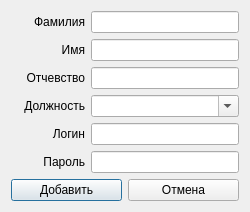
<?xml version="1.0" encoding="UTF-8"?>
<ui version="4.0">
 <class>AddEmployeeDialog</class>
 <widget class="QDialog" name="AddEmployeeDialog">
  <property name="geometry">
   <rect>
    <x>0</x>
    <y>0</y>
    <width>250</width>
    <height>210</height>
   </rect>
  </property>
  <property name="windowTitle">
   <string>Добавление сотрудника</string>
  </property>
  <property name="windowIcon">
   <iconset resource="icons.qrc">
    <normaloff>:/icons/icons/add-user.ico</normaloff>:/icons/icons/add-user.ico</iconset>
  </property>
  <layout class="QGridLayout" name="gridLayout" columnstretch="1,2">
   <item row="6" column="0" colspan="2">
    <layout class="QHBoxLayout" name="horizontalLayout">
     <item>
      <widget class="QPushButton" name="addButton">
       <property name="text">
        <string>Добавить</string>
       </property>
      </widget>
     </item>
     <item>
      <widget class="QPushButton" name="cancelButton">
       <property name="text">
        <string>Отмена</string>
       </property>
      </widget>
     </item>
    </layout>
   </item>
   <item row="2" column="1">
    <widget class="QLineEdit" name="patronymicEdit"/>
   </item>
   <item row="0" column="0">
    <widget class="QLabel" name="surnameLabel">
     <property name="text">
      <string>Фамилия</string>
     </property>
     <property name="alignment">
      <set>Qt::AlignRight|Qt::AlignTrailing|Qt::AlignVCenter</set>
     </property>
    </widget>
   </item>
   <item row="5" column="1">
    <widget class="QLineEdit" name="passwordEdit">
     <property name="echoMode">
      <enum>QLineEdit::Password</enum>
     </property>
    </widget>
   </item>
   <item row="4" column="0">
    <widget class="QLabel" name="loginLabel">
     <property name="text">
      <string>Логин</string>
     </property>
     <property name="alignment">
      <set>Qt::AlignRight|Qt::AlignTrailing|Qt::AlignVCenter</set>
     </property>
    </widget>
   </item>
   <item row="2" column="0">
    <widget class="QLabel" name="patronymicLabel">
     <property name="text">
      <string>Отчевство</string>
     </property>
     <property name="alignment">
      <set>Qt::AlignRight|Qt::AlignTrailing|Qt::AlignVCenter</set>
     </property>
    </widget>
   </item>
   <item row="5" column="0">
    <widget class="QLabel" name="passwordLabel">
     <property name="text">
      <string>Пароль</string>
     </property>
     <property name="alignment">
      <set>Qt::AlignRight|Qt::AlignTrailing|Qt::AlignVCenter</set>
     </property>
    </widget>
   </item>
   <item row="3" column="0">
    <widget class="QLabel" name="postLabel">
     <property name="text">
      <string>Должность</string>
     </property>
     <property name="alignment">
      <set>Qt::AlignRight|Qt::AlignTrailing|Qt::AlignVCenter</set>
     </property>
    </widget>
   </item>
   <item row="3" column="1">
    <widget class="QComboBox" name="postComboBox">
     <property name="editable">
      <bool>true</bool>
     </property>
    </widget>
   </item>
   <item row="4" column="1">
    <widget class="QLineEdit" name="loginEdit"/>
   </item>
   <item row="0" column="1">
    <widget class="QLineEdit" name="surnameEdit"/>
   </item>
   <item row="1" column="1">
    <widget class="QLineEdit" name="nameEdit"/>
   </item>
   <item row="1" column="0">
    <widget class="QLabel" name="nameLabel">
     <property name="text">
      <string>Имя</string>
     </property>
     <property name="alignment">
      <set>Qt::AlignRight|Qt::AlignTrailing|Qt::AlignVCenter</set>
     </property>
    </widget>
   </item>
  </layout>
 </widget>
 <resources>
  <include location="icons.qrc"/>
 </resources>
 <connections/>
</ui>
